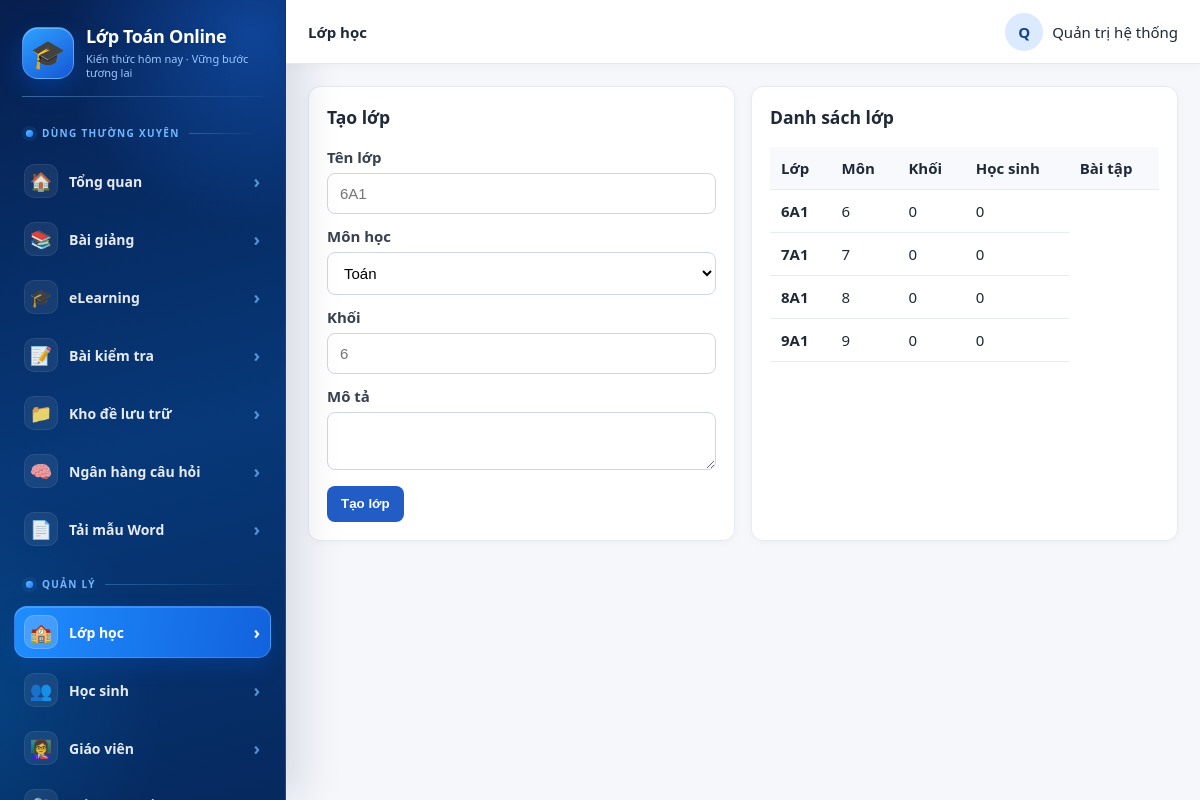
The app's page /teacher/classes (signed in) with its own data.
### app.py (models this page shows)
class SiteSetting(db.Model):
    id = db.Column(db.Integer, primary_key=True)
    owner_id = db.Column(db.Integer, db.ForeignKey('user.id'), unique=True, nullable=False)
    site_title = db.Column(db.String(150), default='Lớp Toán Online')
    teacher_label = db.Column(db.String(150), default='Giáo viên Toán')
    welcome_text = db.Column(db.Text, default='Học Toán mỗi ngày – tiến bộ mỗi ngày!')

class User(db.Model):
    id = db.Column(db.Integer, primary_key=True)
    username = db.Column(db.String(80), unique=True, nullable=False)
    email = db.Column(db.String(160), unique=True, nullable=True)
    password_hash = db.Column(db.String(255), nullable=False)
    full_name = db.Column(db.String(150), nullable=False)
    role = db.Column(db.String(20), nullable=False)
    classroom_id = db.Column(db.Integer, db.ForeignKey('classroom.id'))
    avatar = db.Column(db.String(255), default='')
    perm_classes = db.Column(db.Boolean, default=True)
    perm_students = db.Column(db.Boolean, default=True)
    perm_question_bank = db.Column(db.Boolean, default=True)
    perm_assignments = db.Column(db.Boolean, default=True)
    perm_lessons = db.Column(db.Boolean, default=True)
    perm_grades = db.Column(db.Boolean, default=True)

class Classroom(db.Model):
    id = db.Column(db.Integer, primary_key=True)
    name = db.Column(db.String(80), unique=True, nullable=False)
    grade = db.Column(db.String(20), default='')
    description = db.Column(db.Text, default='')
    teacher_id = db.Column(db.Integer, db.ForeignKey('user.id'), nullable=True)
    subject = db.Column(db.String(30), default='Toán')

### app.py (the view, shortened to what this page needs)
@app.route('/teacher/classes', methods=['GET', 'POST'])
def classes():
    if not require_perm('classes'):
        flash('Tài khoản giáo viên chưa được Admin cấp quyền sử dụng chức năng này.', 'error')
        return redirect(url_for('teacher_dashboard'))
    if not teacher_only(): return redirect(url_for('login'))
    rows = []
    for c in accessible_classes():
        acount = AssignmentClassroom.query.filter_by(classroom_id=c.id).count()
        rows.append((c, User.query.filter_by(role='student', classroom_id=c.id).count(), acount))
    return render_template('classes.html', rows=rows)

### app.py (called while the page is built, shortened)
def me():
    uid = session.get('user_id')
    return db.session.get(User, uid) if uid else None

def teacher_only():
    u = me(); return bool(u and u.role in ('teacher', 'admin'))

def has_perm(code):
    u = me()
    if not u:
        return False
    if u.role == 'admin':
        return True

def require_perm(code):
    return bool(teacher_only() and has_perm(code))

def accessible_classes():
    u = me()
    if not u: return []
    q = Classroom.query
    if u.role == 'teacher': q = q.filter(Classroom.teacher_id == u.id)
    return q.order_by(Classroom.name).all()

@app.context_processor
def ctx():
    u = me(); setting = None
    if u and u.role in ('teacher', 'admin'): setting = SiteSetting.query.filter_by(owner_id=u.id).first()
    return {'me': u, 'site_setting': setting, 'google_enabled': bool(GOOGLE_CLIENT_ID and GOOGLE_CLIENT_SECRET),
            'now': datetime.now(), 'assignment_class_names': assignment_class_names, 'assignment_status': assignment_status,
            'has_perm': has_perm}

### templates/classes.html
{% extends 'base.html' %}{% block heading %}Lớp học{% endblock %}{% block content %}<div class="grid2"><div class="card"><h3>Tạo lớp</h3><form method="post"><label>Tên lớp</label><input name="name" placeholder="6A1" required><label>Môn học</label><select name="subject"><option>Toán</option><option>Tin học</option><option>Toán tiếng Anh</option></select><label>Khối</label><input name="grade" placeholder="6"><label>Mô tả</label><textarea name="description"></textarea><button>Tạo lớp</button></form></div><div class="card"><h3>Danh sách lớp</h3><table><tr><th>Lớp</th><th>Môn</th><th>Khối</th><th>Học sinh</th><th>Bài tập</th></tr>{% for c,students,assignments in rows %}<tr><td><b>{{c.name}}</b></td><td>{{c.grade}}</td><td>{{students}}</td><td>{{assignments}}</td></tr>{% endfor %}</table></div></div>{% endblock %}

### templates/base.html (shortened to what this page needs)
<!doctype html><html lang="vi"><head><meta charset="utf-8"><meta name="viewport" content="width=device-width,initial-scale=1"><title>{% block title %}Lớp Học Online V7.2{% endblock %}</title>
</head><body>{% if me %}<div class="layout"><aside class="side">
  <div class="sidebar-inner">
    <div class="brand">
      <div class="brand-logo">🎓</div>
      <div class="brand-copy">
        <span class="brand-title">{{site_setting.site_title if site_setting else 'Lớp Toán Online Cô Chuyền'}}</span>
        <span class="brand-sub">Kiến thức hôm nay · Vững bước tương lai</span>
      </div>
    </div>
    {% if me.role in ['teacher','admin'] %}
      <div class="menu-section">Dùng thường xuyên</div>
      <a class="nav-link {% if request.path == '/teacher' %}active{% endif %}" href="/teacher">
        <span class="nav-ico">🏠</span><span class="txt">Tổng quan</span><span class="nav-arrow">›</span>
      </a>
      {% if has_perm("lessons") %}
      <a class="nav-link {% if request.path.startswith('/teacher/lessons') %}active{% endif %}" href="/teacher/lessons">
        <span class="nav-ico">📚</span><span class="txt">Bài giảng</span><span class="nav-arrow">›</span>
      </a>
      <a class="nav-link {% if request.path.startswith('/teacher/elearning') %}active{% endif %}" href="/teacher/elearning">
        <span class="nav-ico">🎓</span><span class="txt">eLearning</span><span class="nav-arrow">›</span>
      </a>
      {% endif %}
      {% if has_perm("assignments") %}
      <a class="nav-link {% if request.path.startswith('/teacher/assignment') or request.path.startswith('/teacher/assignments') %}active{% endif %}" href="/teacher/assignments/new">
        <span class="nav-ico">📝</span><span class="txt">Bài kiểm tra</span><span class="nav-arrow">›</span>
      </a>
      <a class="nav-link {% if request.path.startswith('/teacher/exam-archive') %}active{% endif %}" href="/teacher/exam-archive">
        <span class="nav-ico">📁</span><span class="txt">Kho đề lưu trữ</span><span class="nav-arrow">›</span>
      </a>
      {% endif %}
      {% if has_perm("question_bank") %}
      <a class="nav-link {% if request.path.startswith('/teacher/question-bank') %}active{% endif %}" href="/teacher/question-bank">
        <span class="nav-ico">🧠</span><span class="txt">Ngân hàng câu hỏi</span><span class="nav-arrow">›</span>
      </a>
      {% endif %}
      <a class="nav-link {% if request.path.startswith('/teacher/word-template') %}active{% endif %}" href="/teacher/word-template">
        <span class="nav-ico">📄</span><span class="txt">Tải mẫu Word</span><span class="nav-arrow">›</span>
      </a>
      <div class="menu-section">Quản lý</div>
      {% if has_perm("classes") %}
      <a class="nav-link {% if request.path.startswith('/teacher/classes') %}active{% endif %}" href="/teacher/classes">
        <span class="nav-ico">🏫</span><span class="txt">Lớp học</span><span class="nav-arrow">›</span>
      </a>
      {% endif %}
      {% if has_perm("students") %}
      <a class="nav-link {% if request.path.startswith('/teacher/students') %}active{% endif %}" href="/teacher/students">
        <span class="nav-ico">👥</span><span class="txt">Học sinh</span><span class="nav-arrow">›</span>
      </a>
      {% endif %}
      {% if me.role=='admin' %}
      <a class="nav-link {% if request.path.startswith('/admin/teachers') %}active{% endif %}" href="/admin/teachers">
        <span class="nav-ico">👩‍🏫</span><span class="txt">Giáo viên</span><span class="nav-arrow">›</span>
      </a>
      <a class="nav-link {% if request.path.startswith('/admin/change-password') %}active{% endif %}" href="/admin/change-password">
        <span class="nav-ico">🔐</span><span class="txt">Đổi mật khẩu Admin</span><span class="nav-arrow">›</span>
      </a>
      {% endif %}
    {% else %}
      <div class="menu-section">Học tập</div>
      <a class="nav-link {% if request.path.startswith('/student') %}active{% endif %}" href="/student">
        <span class="nav-ico">🏠</span><span class="txt">Trang học tập</span><span class="nav-arrow">›</span>
      </a>
    {% endif %}
  </div>
</aside><main class="main"><div class="top"><b>{% block heading %}Hệ thống học tập{% endblock %}</b><div class="profile">{% if me.avatar %}<img class="avatar" src="/media/{{me.avatar}}">{% else %}<div class="avatar">{{me.full_name[:1]}}</div>{% endif %}<span>{{me.full_name}}</span></div></div><div class="content">{% with msgs=get_flashed_messages(with_categories=true) %}{% for cat,msg in msgs %}<div class="flash {{cat}}">{{msg}}</div>{% endfor %}{% endwith %}{% block content %}{% endblock %}</div></main></div>{% else %}{% block public %}{% endblock %}{% endif %}</body></html>

### records on screen
SiteSetting: site_title "Lớp Toán Online"
User: full_name "Q", full_name "Quản trị hệ thống"
Classroom: name "6A1", grade "6", students "0", assignments "0"
Classroom: name "7A1", grade "7", students "0", assignments "0"
Classroom: name "8A1", grade "8", students "0", assignments "0"
Classroom: name "9A1", grade "9", students "0", assignments "0"
